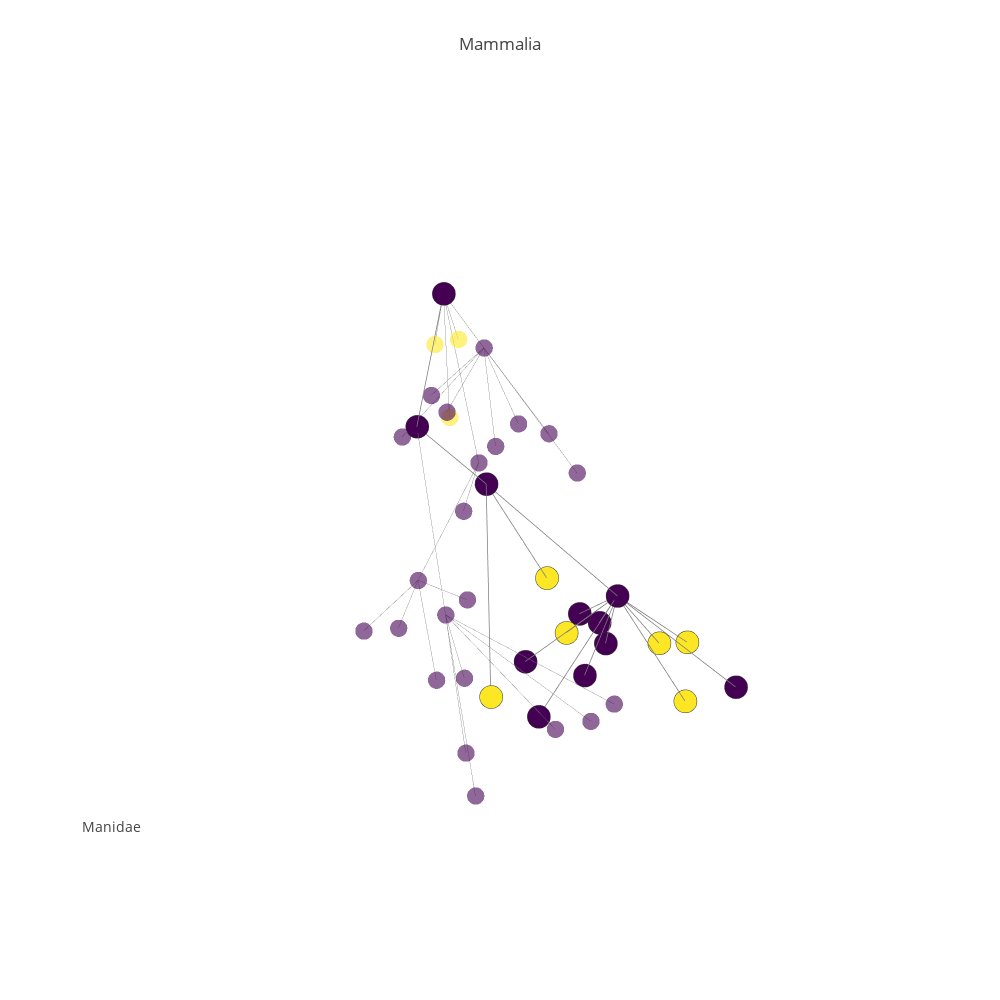

Notebook source saved alongside this figure:
### Code cell
#pgp.plot_data
pgp.render_plot()
#pgp.render_plot(publish=True)

### Figure 1 — Plotly figure (JSON) as saved in the notebook; plotly's stock layout.template omitted (floating-point values rounded to 4 significant figures)
{"data": [{"hoverinfo": "none", "line": {"color": "rgb(125,125,125)", "width": 1}, "mode": "lines", "opacity": 0.7, "type": "scatter3d", "uid": "993906f0-bbd1-11e8-a3ec-f45c89a09993", "x": [0.0498, 0.902, null, 1.089, 0.902, null, 1.532, 1.089, null, 0.6305, 1.532, null, 1.529, 1.532, null, 1.336, 1.532, null, 1.448, 1.532, null, 0.7812, 1.089, null, 0.9844, 0.902, null, -0.09538, 0.902, null, -0.6407, -0.09538, null, 0.2954, -0.09538, null, -0.3234, -0.09538, null, -0.2553, -0.09538, null, -0.07604, -0.09538, null, -0.7639, -0.09538, null, -0.3079, -0.09538, null, 0.2952, 0.902, null, 1.205, 0.902, null, 1.705, 1.205, null, 2.058, 1.705, null, 0.7402, 1.705, null, 1.159, 1.705, null, 1.25, 1.705, null, 0.9845, 1.705, null, 1.83, 1.705, null, 0.3292, 1.205, null, 1.254, 0.3292, null, -0.1333, 0.3292, null, -0.3825, 0.3292, null, -0.5837, -0.3825, null, -1.018, -0.3825, null, -0.5318, -0.3825, null, -1.01, -0.3825, null, -1.255, -0.3825, null, -0.7336, -0.3825, null, 0.5445, -0.3825, null, -0.1352, -0.3825, null, -0.928, -0.3825, null, -0.6609, -0.3825, null, 0.1207, -0.3825, null], "y": [-1.603, -0.8041, null, -0.2871, -0.8041, null, -0.4829, -0.2871, null, -0.9411, -0.4829, null, -1.244, -0.4829, null, -1.022, -0.4829, null, -0.4348, -0.4829, null, -0.7947, -0.2871, null, -0.6928, -0.8041, null, -1.452, -0.8041, null, -1.57, -1.452, null, -2.117, -1.452, null, -2.199, -1.452, null, -0.5189, -1.452, null, -1.301, -1.452, null, -1.301, -1.452, null, -2.396, -1.452, null, -1.616, -0.8041, null, -0.7945, -0.8041, null, 0.007011, -0.7945, null, 0.6502, 0.007011, null, 0.7906, 0.007011, null, 0.5774, 0.007011, null, -0.3231, 0.007011, null, 0.7698, 0.007011, null, 0.3105, 0.007011, null, -1.001, -0.7945, null, -0.01547, -1.001, null, -0.7058, -1.001, null, -0.09106, -1.001, null, -0.8199, -0.09106, null, 0.8622, -0.09106, null, 0.6484, -0.09106, null, -0.005763, -0.09106, null, 0.1516, -0.09106, null, -0.788, -0.09106, null, -0.145, -0.09106, null, -0.1991, -0.09106, null, -0.6819, -0.09106, null, -0.3835, -0.09106, null, -0.7131, -0.09106, null], "z": [-1.96, -1.068, null, -2.098, -1.068, null, -3.004, -2.098, null, -4.009, -3.004, null, -3.99, -3.004, null, -3.941, -3.004, null, -4.045, -3.004, null, -2.918, -2.098, null, -1.945, -1.068, null, -2.035, -1.068, null, -3.031, -2.035, null, -3.007, -2.035, null, -3.033, -2.035, null, -2.909, -2.035, null, -2.912, -2.035, null, -3.075, -2.035, null, -2.925, -2.035, null, -1.927, -1.068, null, -1.972, -1.068, null, -2.926, -1.972, null, -3.958, -2.926, null, -3.931, -2.926, null, -4.047, -2.926, null, -4.084, -2.926, null, -3.948, -2.926, null, -3.983, -2.926, null, -2.971, -1.972, null, -4.068, -2.971, null, -4.07, -2.971, null, -4.062, -2.971, null, -5.097, -4.062, null, -4.961, -4.062, null, -4.943, -4.062, null, -4.982, -4.062, null, -5.028, -4.062, null, -4.92, -4.062, null, -4.927, -4.062, null, -4.937, -4.062, null, -5.093, -4.062, null, -5.005, -4.062, null, -4.939, -4.062, null]}, {"hoverinfo": "none", "line": {"color": "rgb(125,125,125)", "width": 1.5}, "mode": "lines", "opacity": 1, "type": "scatter3d", "uid": "993ad336-bbd1-11e8-a826-f45c89a09993", "x": [1.205, 0.902, null, 0.3292, 1.205, null, 1.254, 0.3292, null, -0.1333, 0.3292, null, -0.3825, 0.3292, null, -0.5837, -0.3825, null, -1.018, -0.3825, null, -0.5318, -0.3825, null, -1.01, -0.3825, null, -1.255, -0.3825, null, -0.7336, -0.3825, null, 0.5445, -0.3825, null, -0.1352, -0.3825, null, -0.928, -0.3825, null, -0.6609, -0.3825, null, 0.1207, -0.3825, null], "y": [-0.7945, -0.8041, null, -1.001, -0.7945, null, -0.01547, -1.001, null, -0.7058, -1.001, null, -0.09106, -1.001, null, -0.8199, -0.09106, null, 0.8622, -0.09106, null, 0.6484, -0.09106, null, -0.005763, -0.09106, null, 0.1516, -0.09106, null, -0.788, -0.09106, null, -0.145, -0.09106, null, -0.1991, -0.09106, null, -0.6819, -0.09106, null, -0.3835, -0.09106, null, -0.7131, -0.09106, null], "z": [-1.972, -1.068, null, -2.971, -1.972, null, -4.068, -2.971, null, -4.07, -2.971, null, -4.062, -2.971, null, -5.097, -4.062, null, -4.961, -4.062, null, -4.943, -4.062, null, -4.982, -4.062, null, -5.028, -4.062, null, -4.92, -4.062, null, -4.927, -4.062, null, -4.937, -4.062, null, -5.093, -4.062, null, -5.005, -4.062, null, -4.939, -4.062, null]}, {"hoverinfo": "skip", "marker": {"color": [0, 2, 0, 0, 0, 0, 0, 0, 0, 2, 0, 0, 0, 0, 0, 0, 0, 0, 2, 0, 0, 0, 0, 0, 0, 0, 0, 0, 2, 2, 0, 2, 0, 2, 2, 2, 0, 0, 0, 0, 0, 0], "colorscale": "Viridis", "opacity": 0.6, "size": 6, "symbol": "circle"}, "mode": "markers", "name": "actors", "type": "scatter3d", "uid": "993ad798-bbd1-11e8-8943-f45c89a09993", "x": [0.902, 0.0498, 1.089, 1.532, 0.6305, 1.529, 1.336, 1.448, 0.7812, 0.9844, -0.09538, -0.6407, 0.2954, -0.3234, -0.2553, -0.07604, -0.7639, -0.3079, 0.2952, 1.205, 1.705, 2.058, 0.7402, 1.159, 1.25, 0.9845, 1.83, 0.3292, 1.254, -0.1333, -0.3825, -0.5837, -1.018, -0.5318, -1.01, -1.255, -0.7336, 0.5445, -0.1352, -0.928, -0.6609, 0.1207], "y": [-0.8041, -1.603, -0.2871, -0.4829, -0.9411, -1.244, -1.022, -0.4348, -0.7947, -0.6928, -1.452, -1.57, -2.117, -2.199, -0.5189, -1.301, -1.301, -2.396, -1.616, -0.7945, 0.007011, 0.6502, 0.7906, 0.5774, -0.3231, 0.7698, 0.3105, -1.001, -0.01547, -0.7058, -0.09106, -0.8199, 0.8622, 0.6484, -0.005763, 0.1516, -0.788, -0.145, -0.1991, -0.6819, -0.3835, -0.7131], "z": [-1.068, -1.96, -2.098, -3.004, -4.009, -3.99, -3.941, -4.045, -2.918, -1.945, -2.035, -3.031, -3.007, -3.033, -2.909, -2.912, -3.075, -2.925, -1.927, -1.972, -2.926, -3.958, -3.931, -4.047, -4.084, -3.948, -3.983, -2.971, -4.068, -4.07, -4.062, -5.097, -4.961, -4.943, -4.982, -5.028, -4.92, -4.927, -4.937, -5.093, -5.005, -4.939]}, {"hoverinfo": "text", "marker": {"color": [0, 0, 0, 2, 2, 0, 2, 0, 2, 2, 2, 0, 0, 0, 0, 0, 0], "colorscale": "Viridis", "line": {"color": "rgb(50,50,50)", "width": 0.5}, "size": 8, "symbol": "circle"}, "mode": "markers", "name": "actors", "text": ["<a href=\"https://en.wikipedia.org/wiki/Mammal\">Mammalia</a>", "<a href=\"https://en.wikipedia.org/wiki/Eutriconodonta\">Triconodonts</a>", "<a href=\"https://en.wikipedia.org/wiki/Monotreme\">Monotremata</a>", "<a href=\"https://en.wikipedia.org/wiki/Echidna\">Tachyglossidae</a>", "<a href=\"https://en.wikipedia.org/wiki/Short-beaked echidna\">Tachyglossus aculeatus</a>", "<a href=\"https://en.wikipedia.org/wiki/Western long-beaked echidna\">Zaglossus bruijni</a>", "<a href=\"https://en.wikipedia.org/wiki/Eastern long-beaked echidna\">Zaglossus bartoni</a>", "<a href=\"https://en.wikipedia.org/wiki/Sir David's long-beaked echidna\">Zaglossus attenboroughi</a>", "<a href=\"https://en.wikipedia.org/wiki/Platypus\">Ornithorhynchus anatinus</a>", "<a href=\"https://en.wikipedia.org/wiki/Multituberculata\">Multituberculata</a>", "<a href=\"https://en.wikipedia.org/wiki/Marsupial\">Marsupialia</a>", "<a href=\"https://en.wikipedia.org/wiki/Opossum\">Didelphimorphia</a>", "<a href=\"https://en.wikipedia.org/wiki/Paucituberculata\">Paucituberculata</a>", "<a href=\"https://en.wikipedia.org/wiki/Microbiotheria\">Microbiotheria</a>", "<a href=\"https://en.wikipedia.org/wiki/Dasyuromorphia\">Dasyuromorphia</a>", "<a href=\"https://en.wikipedia.org/wiki/Peramelemorphia\">Peramelemorphia</a>", "<a href=\"https://en.wikipedia.org/wiki/Marsupial mole\">Notoryctemorphia</a>", "<a href=\"https://en.wikipedia.org/wiki/Diprotodontia\">Diprotodontia</a>", "<a href=\"https://en.wikipedia.org/wiki/Palaeoryctidae\">Palaeoryctoids</a>", "<a href=\"https://en.wikipedia.org/wiki/Eutheria\">Eutheria</a>", "<a href=\"https://en.wikipedia.org/wiki/Xenarthra\">Edentata</a>", "<a href=\"https://en.wikipedia.org/wiki/Cingulata\">Cingulata</a>", "<a href=\"https://en.wikipedia.org/wiki/Pilosa\">Pilosa</a>", "<a href=\"https://en.wikipedia.org/wiki/Sloth\">Folivora</a>", "<a href=\"https://en.wikipedia.org/wiki/Megalonychidae\">Megalonychidae</a>", "<a href=\"https://en.wikipedia.org/wiki/Three-toed sloth\">Bradypodidae</a>", "<a href=\"https://en.wikipedia.org/wiki/Anteater\">Vermilingua</a>", "<a href=\"https://en.wikipedia.org/wiki/Pangolin\">Pholidota</a>", "<a href=\"https://en.wikipedia.org/wiki/Epoicotheriidae\">Epoicotheriidae</a>", "<a href=\"https://en.wikipedia.org/wiki/Pangolin\">Metacheiromyidae</a>", "<a href=\"https://en.wikipedia.org/wiki/Pangolin\">Manidae</a>", "<a href=\"https://en.wikipedia.org/wiki/Eurotamandua\">Eurotamandua</a>", "<a href=\"https://en.wikipedia.org/wiki/Pangolin\">Maninae</a>", "<a href=\"https://en.wikipedia.org/wiki/Eomanis\">Eomanis</a>", "<a href=\"https://en.wikipedia.org/wiki/Necromanis\">Necromanis</a>", "<a href=\"https://en.wikipedia.org/wiki/Patriomanis\">Patriomanis</a>", "<a href=\"https://en.wikipedia.org/wiki/Manis\">Manis (Manis) crassicaudata</a>", "<a href=\"https://en.wikipedia.org/wiki/Manis\">Manis (Manis) pentadactyla</a>", "<a href=\"https://en.wikipedia.org/wiki/Manis\">Manis (Paramanis) javanica</a>", "<a href=\"https://en.wikipedia.org/wiki/Pangolin\">Smutsiinae (African pangolins)</a>", "<a href=\"https://en.wikipedia.org/wiki/Giant pangolin\">Manis (Smutsia) gigantea</a>", "<a href=\"https://en.wikipedia.org/wiki/Pangolin\">Manis (Smutsia) temminckii</a>"], "type": "scatter3d", "uid": "993ada66-bbd1-11e8-860b-f45c89a09993", "x": [0.902, 1.205, 0.3292, 1.254, -0.1333, -0.3825, -0.5837, -1.018, -0.5318, -1.01, -1.255, -0.7336, 0.5445, -0.1352, -0.928, -0.6609, 0.1207], "y": [-0.8041, -0.7945, -1.001, -0.01547, -0.7058, -0.09106, -0.8199, 0.8622, 0.6484, -0.005763, 0.1516, -0.788, -0.145, -0.1991, -0.6819, -0.3835, -0.7131], "z": [-1.068, -1.972, -2.971, -4.068, -4.07, -4.062, -5.097, -4.961, -4.943, -4.982, -5.028, -4.92, -4.927, -4.937, -5.093, -5.005, -4.939]}], "layout": {"annotations": [{"font": {"size": 14}, "showarrow": false, "text": "Manidae", "x": 0, "xanchor": "left", "xref": "paper", "y": 0.1, "yanchor": "bottom", "yref": "paper"}], "height": 1000, "hovermode": "closest", "margin": {"t": 100}, "scene": {"xaxis": {"showbackground": false, "showgrid": false, "showline": false, "showticklabels": false, "title": "", "zeroline": false}, "yaxis": {"showbackground": false, "showgrid": false, "showline": false, "showticklabels": false, "title": "", "zeroline": false}, "zaxis": {"showbackground": false, "showgrid": false, "showline": false, "showticklabels": false, "title": "", "zeroline": false}}, "showlegend": false, "title": "Mammalia", "width": 1000}}
